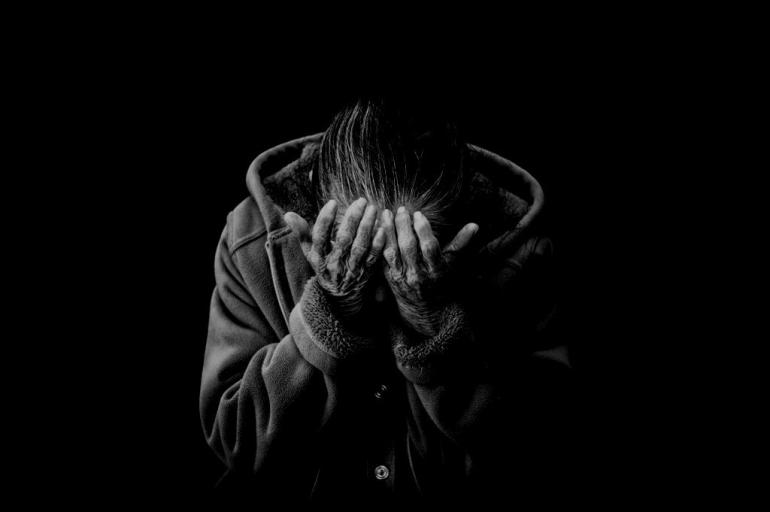
#> input picture Tugas 2/kegelapan.jpg, 770 x 512 px
$ jupyter execute --allow-errors 'image hancement.ipynb'
#> lines starting #> are read from the running program, lines starting #| are printed output that depends on the picture
# Katsiaryna Zaitsava, 11714999

[cell 1]
import numpy as np
import matplotlib.pyplot as plt
from matplotlib.image import imread
from skimage import data, io, filters, exposure
import cv2

### 1. Image Enhacement

[cell 2]
skeleton_im = imread('kegelapan.jpg')
#> skeleton_im is the input picture: shape (512, 770, 3); min 0, max 193, mean 8.2
# Set color map to grayscale
plt.set_cmap(plt.cm.gray)

# Original build
plt.imshow(skeleton_im)

For all the transformations except one I have used scikit-image library. For the smoothing filter I applied function from cv2 library.

[cell 3]
# Gamma correction by a factor of 0.6
gamma = exposure.adjust_gamma(skeleton_im, 0.6)

# Laplacian of gamma corrected image
laplace = filters.laplace(gamma)
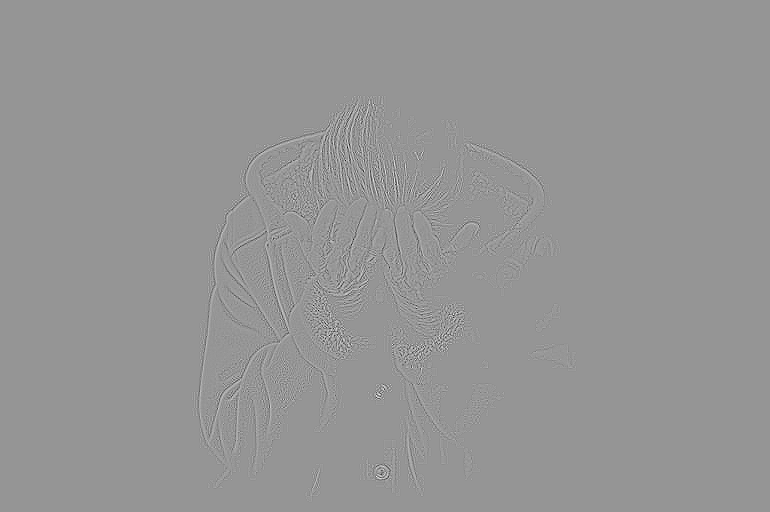
#> laplace: shape (512, 770, 3) float64; min -1.56, max 1.1, mean -8.84e-19; drawn with min black and max white

# Sharpened image (gamma + laplacian)
sharpened = gamma + laplace

# Sobel gradient of gamma corrected image
sobel = filters.sobel(gamma)

# Smoothed sobel imgage
kernel = np.ones((5, 5), np.float32) / 25
smoothed = cv2.filter2D(sobel, -1, kernel)

# Mask image (sharpened * smoothed)
mask = sharpened * smoothed

# Sharpened image (gamma + mask)
sharpened_2 = gamma + mask

# Gamma filter is not working with negative values so I convert all the negative ones to 0.
sharpened_2[sharpened_2 < 0] = 0
#> sharpened_2: shape (512, 770, 3) float64; min 0, max 242.2, mean 15.3

# Final gamma correction by a factor of 0.4
gamma_2 = exposure.adjust_gamma(sharpened_2, 0.6)
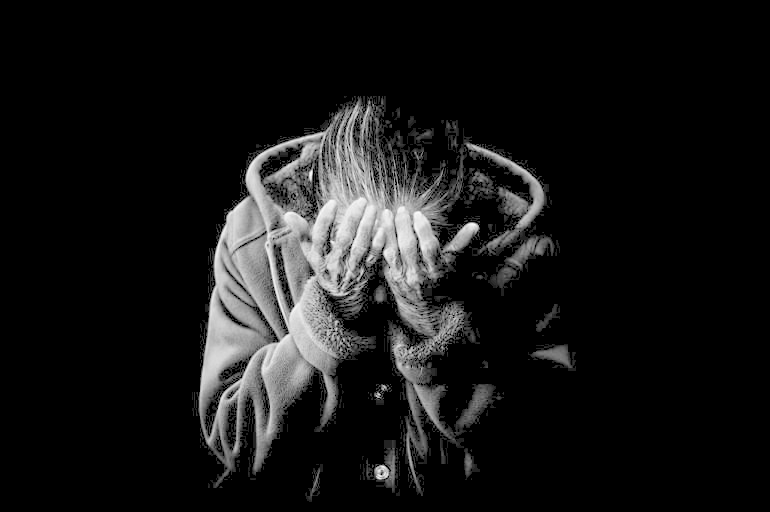
#> gamma_2: shape (512, 770, 3) float64; min 0, max 26.94, mean 2.4; drawn with min black and max white

# Output of results
fig1, ax1 = plt.subplots(1, 4, figsize = (50, 100))

ax1[0].imshow(gamma)
ax1[1].imshow(laplace)
ax1[2].imshow(sharpened)
ax1[3].imshow(sobel)
ax1[0].set_title("Gamma corrected (0.6)", size = 30)
ax1[1].set_title("Laplacian", size = 30)
ax1[2].set_title("Sharpened (gamma + laplacian)", size = 30)
ax1[3].set_title("Sobel", size = 30)

fig2, ax2 = plt.subplots(1, 4, figsize = (50, 100))
ax2[0].imshow(smoothed)
ax2[1].imshow(mask)
ax2[2].imshow(sharpened_2)
ax2[3].imshow(gamma_2)
ax2[0].set_title("Smoothed", size = 30)
ax2[1].set_title("Mask (sharpened * smoothed)", size = 30)
ax2[2].set_title("Sharpened (gamma + mask)", size = 30)
ax2[3].set_title("Gamma corrected (0.4)", size = 30)

### 2. Convolution

I have multiplied two vectors (transposed x and y), got a matrix and noticed, that the sums of the elements along the  diagonals parallel to the side diagonal give the result of convolution.
So if x = [x1, x2, x3] and y = [y1, y2] than x.T * y will give the matrix as follows:

[[x1y1, x1y2] <br>
 [x2y1, x2y2] <br>
 [x3y1, x3y2]]

The following vector resulting from adding the elements of matrix along the diagonals parallel to the side diagonal give the result of convolution:

 [x1y1, x2y1+x1y2, x3y1+x2y2, x3y2]

I found this fact quite interesting (maybe not the easiest one to implement though) and so this is what my implementation of convolution function based on.

[cell 4]
# Two dictionaries are parameters of my function conv1(). Keys are indices,
def conv1(x, y):

    # Separete keys (indices) and values of dictionaries
    keys_x = np.fromiter(x.keys(), dtype=float)
    vals_x = np.array([np.fromiter(x.values(), dtype=float)])
    keys_y = np.fromiter(y.keys(), dtype=float)
    vals_y = np.array([np.fromiter(y.values(), dtype=float)])

    #matrix of multiplied values of vectors
    matrix = np.dot(vals_x.T, vals_y)

    # Initialize the start index with the sum of two indices
    index = keys_x[0] + keys_y[0]
    result = {}

    # Let matrix be of the size MxN.
    # The sum of the coefficients of elements in each diagonal is same starting from 0 at the top left corner till
    # (M+N-2) at the bottom right corner.
    for value in range(len(matrix) + len(matrix[0]) - 1):
        tmp = 0;
    # To the temporary sum I add only those values of matrix, whose indices do not go beyond matrix number of rows and columns
    # Index increases by 1 at each iteration
        for i in range(value + 1):
            if i < len(matrix) and (value - i) < len(matrix[0]):
                tmp += matrix[i, value - i]
        result[index] = tmp
        index += 1
    return result


x = {-1: 1, 0: 2, 1: 3}
y = {-1: 1, 0: -1}

convolution = conv1(x, y)

[cell 5]
plt.stem(np.fromiter(convolution.keys(), dtype=float), np.fromiter(convolution.values(), dtype=float))

### 3. LTI Systems

a) Calculate impulse response of the system

Convolution of input function and impulse response gives the output function: y[n] = x[n] * h[n] (' * ' is for convolutional sum)<br>
We have the input function (x[n] = {-1: 1, 0:2, 1:1} ) and the output function (y[n] = {-3:0, -2:-1, -1:-2, 0:0, 1:2, 2:1} ) in the task.
So I will manualy go through all the steps of convolution to find the corresponding indices of impulse response.

1. First input unit impuls is at the index -1 and has value 1. In the first convolution step it is multiplied with the value x at index i. The result is value -1 at the index -2. <br>
1 * x = -1 -> x = -1 <br>
-1 + i = -2 -> i = -1

Start index found, further the index with each iteration will decrease by 1 (because the impulse response is a reversed).

[cell 6]
plt.stem([ -1], [-1])

Further I will right down only the formulas needed to calculate the steps and show each step on the stem-plot.<br><br>
2. <br>x*1 + 2 * (-1) = -2 -> x = 0 <br>
   i = -2

[cell 7]
plt.stem([-2, -1], [0, -1])

3.<br> x * 1 + 0 * 2 + 1 * (-1) = 0 -> x = 1 <br> i = -3

[cell 8]
plt.stem([ -3, -2, -1], [1, 0, -1])

4. <br> x * 1 + 1 * 2 + 0 * 1 = 2 -> x = 0 <br> i = -4

[cell 9]
plt.stem([-4, -3, -2, -1], [ 0, 1, 0, -1])

5. <br> x * 1 + 2 * 0 + 1 * 1 = 1 -> x = 0 <br> i = -5 <br><br>
All the values of the output signal are viewed. All other values of the impulse response except values at the positions -1 and 1 are equal to 0.<br>
Impulse response needs to be reflected horizontaly relative to the right edge -> the impulse response looks as follows (all the zero values on the edges I disregard):

[cell 10]
plt.stem([ -1, 0, 1], [ -1, 0, 1])

b) Determine the response to the input

[cell 11]
h = {-1: -1, 0: 0, 1: 1}
x1 = {0: 0, 1: 1, 2: 2, 3: 3, 4: 4, 5: 3, 6: 2, 7: 1, 8: 0}

response = conv1(x1, h)

[cell 12]
plt.stem(np.fromiter(response.keys(), dtype=float), np.fromiter(response.values(), dtype=float))
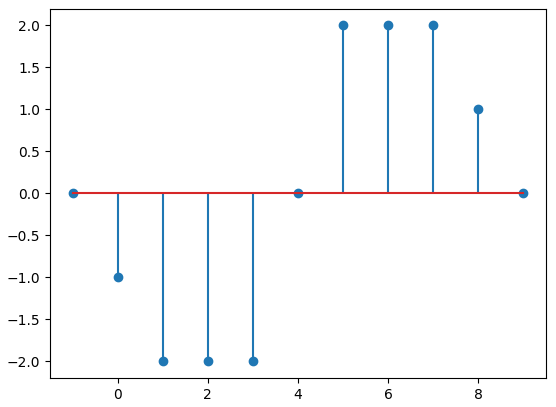
#> figure drawn by matplotlib, 1 panel; curve peaks at x = 5, y = 2

### 4. 2D Discrete Fourier Transform

For this task I have used formulas 4-86, 4-87, 4-88 from Gonzalez & Woods book and built-in functions from numpy library

[cell 13]
# Original images
rectangle_im = imread('kegelapan.jpg')
woman_im = imread('kegelapan.jpg')

[cell 14]
# Calculated FFT of the woman image
woman_fft = np.fft.fft2(woman_im)

[cell 15]
# Calculated phase angle
woman_phase = np.arctan2(woman_fft.imag, woman_fft.real)
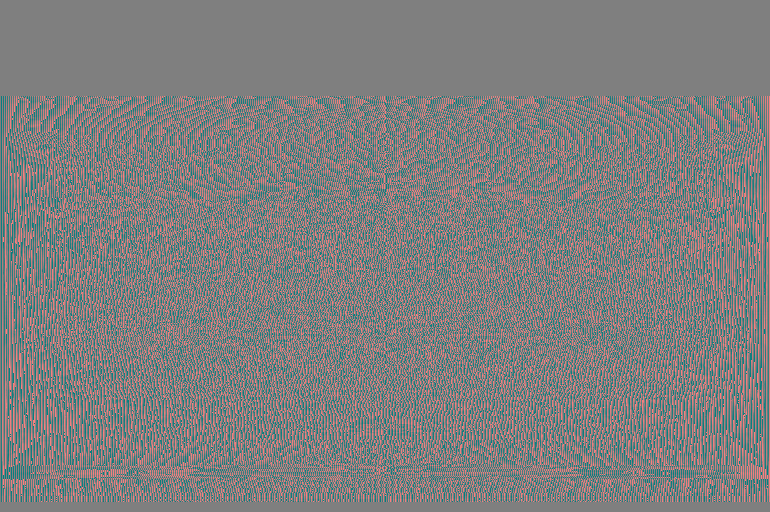
#> woman_phase: shape (512, 770, 3) float64; mean of channels 0, 1, 2 -0.000312, 0, 0; drawn with min black and max white

# Reconstructed image using only phase angle
woman_exp = np.exp(1j * woman_phase)
reconstructed_phase = np.fft.ifft2(woman_exp).real
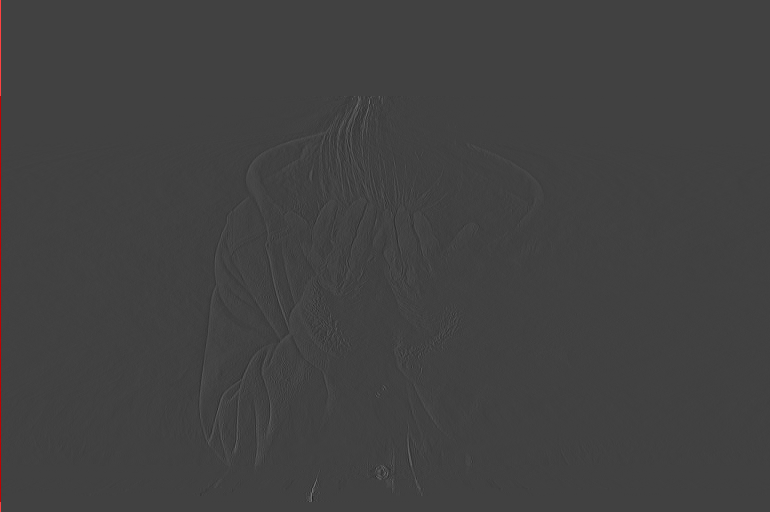
#> reconstructed_phase: shape (512, 770, 3) float64; mean of channels 0, 1, 2 0.0013, 7.54e-21, 7.54e-21; drawn with min black and max white

# Calculated spectrum
woman_spectrum = np.abs(woman_fft)


# Reconstructed image using only spectrum
reconstructed_spectrum = np.fft.fftshift(np.fft.ifft2(woman_spectrum)).real
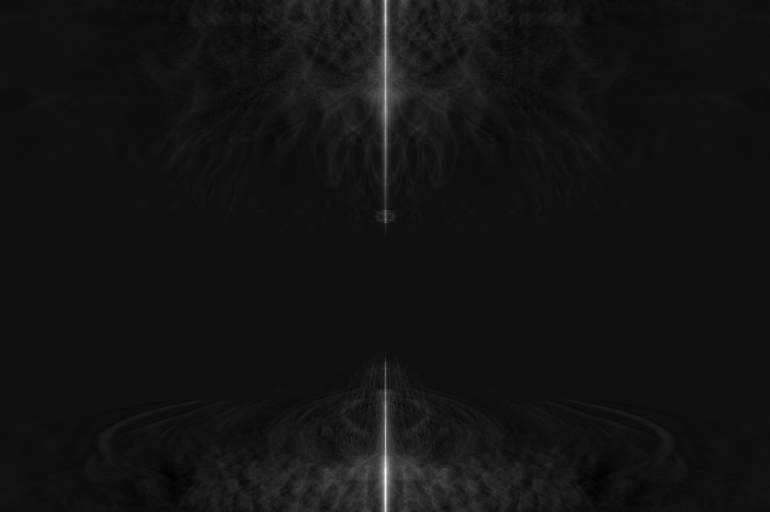
#> reconstructed_spectrum: shape (512, 770, 3) float64; min -37.88, max 574.8, mean 8.2; drawn with min black and max white
# Remove all negative values
reconstructed_spectrum = reconstructed_spectrum.clip(min = 0)
#Enhanced image using gamma transformation in spatial domain
enhanced_spectrum = 255 * (reconstructed_spectrum / 255) ** 0.45
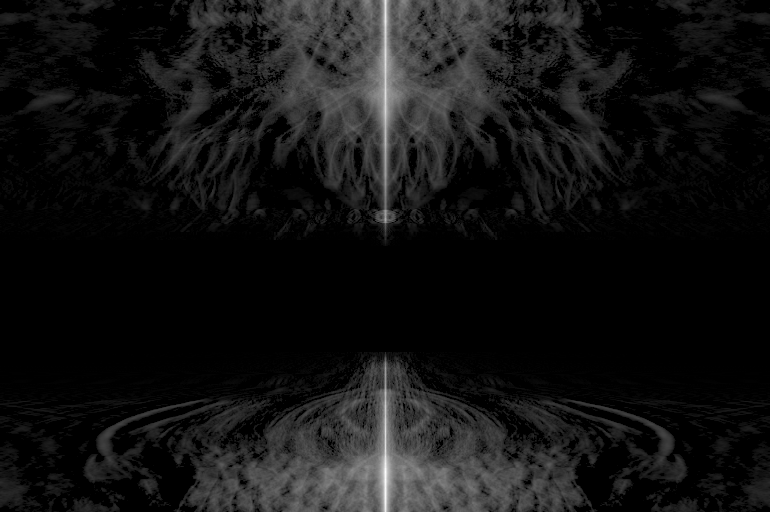
#> enhanced_spectrum: shape (512, 770, 3) float64; min 0, max 367.6, mean 28.1; drawn with min black and max white

# Calculated FFT of the rectangle image
rectangle_fft = np.fft.fft2(rectangle_im)

# Rectangle phase angle
rectangle_phase = np.arctan2(rectangle_fft.imag, rectangle_fft.real)

# Rectangle spectrum
rectangle_spectrum = np.abs(rectangle_fft)

# Reconstructed image using spectrum of the rectangle and phase angle of the woman
rec_rspectrum_wphase = np.fft.ifft2(rectangle_spectrum * woman_exp).real

# Reconstructed image using spectrum of the woman and phase angle of the rectangle
rectangle_exp = woman_exp = np.exp(1j * rectangle_phase)
rec_wspectrum_rphase = np.fft.ifft2(woman_spectrum * rectangle_exp).real

# Plotting
fig4, ax4 = plt.subplots(2, 3, figsize = (30, 30))
ax4[0,0].imshow(woman_im)
ax4[0,1].imshow(woman_phase)
ax4[0,2].imshow(reconstructed_phase)
ax4[1,0].imshow(enhanced_spectrum)
ax4[1,1].imshow(rec_rspectrum_wphase)
ax4[1,2].imshow(rec_wspectrum_rphase)

ax4[0,0].set_title("Original image", size = 25)
ax4[0,1].set_title("Phase angle", size = 25)
ax4[0,2].set_title("Reconstructed using phase angle", size = 25)
ax4[1,0].set_title("Reconstructed using spectrum", size = 25)
ax4[1,1].set_title("Woman phase + Rectangle spectrum", size = 25)
ax4[1,2].set_title("Woman spectrum + Rectangle phase", size = 25)
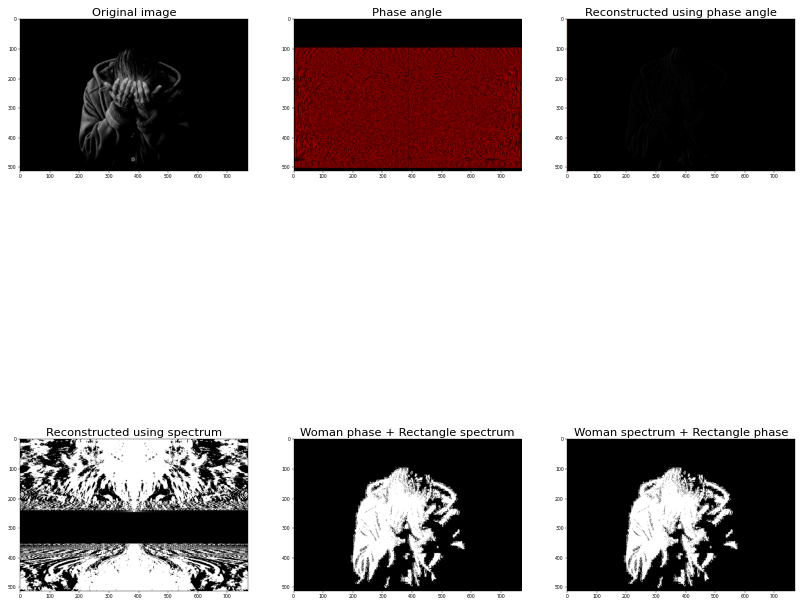
#> figure drawn by matplotlib, 6 panels

### 5. Image Enhancement in Frequency Domain

[cell 16]
# Import original image of the moon
blurry_moon = imread('kegelapan.jpg')
plt.imshow(blurry_moon)

For the calculation of the Gaussian Lowpass Filter I used 'Summary of steps for filtering in the frequency domain' form Gonzalez & Woods book as suggested.

Step 1: Calculate size PxQ of padded image

[cell 17]
P = blurry_moon.shape[0] * 2
#> P = 1024
Q = blurry_moon.shape[1] * 2
#> Q = 1540

Step 2: Form a padded image of size P x Q. I used zero-padding.
The original image is placed at the top left corner, everywhere else are zeros.
This type of padding gives though a dark border but for this task it is irrelevant, because original picture is dark
around the edges.

[cell 18]
padded_moon = np.zeros((P, Q))
#> (the rest of this cell did not finish here and is left out)

Step 3: Multiply padded image by (-1)^(x+y) to center the Fourier transform on the P x Q frequency rectangle

[cell 19]
for x in range (padded_moon.shape[0]):
    for y in range (padded_moon.shape[1]):
        padded_moon[x,y] *= (-1)**(x+y)
#> padded_moon: shape (1024, 1540) float64; every value is 0
plt.imshow(padded_moon)

Step 4: DFT of image from step 3

[cell 20]
moon_fft = np.fft.fft2(padded_moon)

Step 5: Compute real, symmetric, filter transfer function H(u,v) of size P x Q with center at (P/2, Q/2).
Function H(u, v) is Gaussian Lowpass Filter in this case (formula 4-116 from Gonzalez & Woods book) <br>
H(u, v) = e ^ (-D^2(u, v)/ 2*D0)

[cell 21]
D = np.zeros((P, Q))

[cell 22]
p_centered = P//2
#> p_centered = 512
q_centered = Q//2
#> q_centered = 770
for u in range (moon_fft.shape[0]):
    for v in range (moon_fft.shape[1]):
        D[u,v] = - (u - p_centered)**2 - (v - q_centered)**2
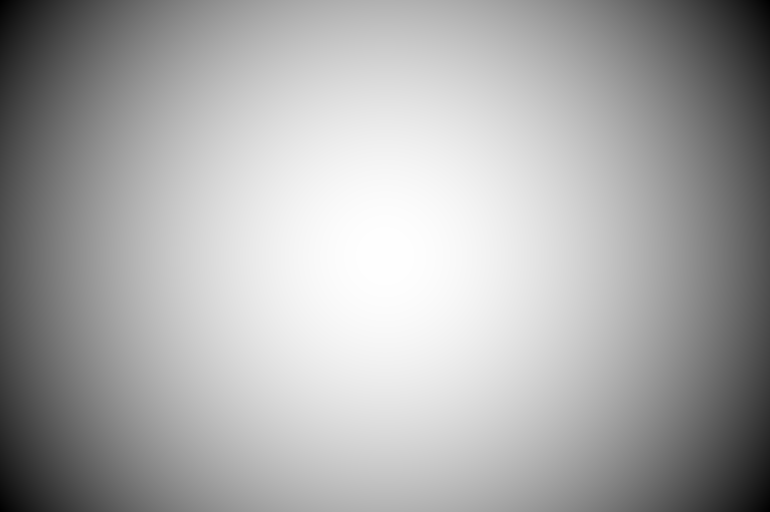
#> D: shape (1024, 1540) float64 (shown at 1/2 size); min -855044, max 0, mean -285015; drawn with min black and max white
D0 = 1000
H = np.exp(D/(2*D0))
# Gaussian frequency filter
plt.imshow(H)

Step 6: Form the product G(u,v) = H(u, v) F(u, v)

[cell 23]
G = H * moon_fft

Step 7: Obtain image by computing IDFT of G(u, v)

[cell 24]
blurred = np.fft.ifft2(G).real
for x in range (blurred.shape[0]):
    for y in range (blurred.shape[1]):
        blurred[x,y] *= (-1)**(x+y)
plt.imshow(blurred)

Step 8: Obtain the final filtered result of the same size as the input image by extracting M x N region from the top, left

[cell 25]
blurred_cropped = blurred[0:blurry_moon.shape[0], 0:blurry_moon.shape[1]]
plt.imshow(blurred_cropped)
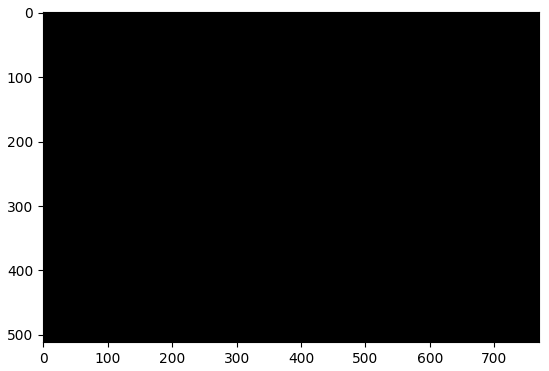
#> figure drawn by matplotlib, 1 panel
